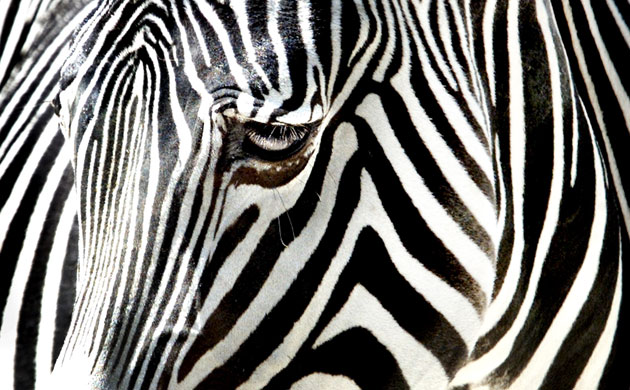
//> input picture Assignment 1/edge/edge detection.jpg, 630 x 390 px
$ ./main   (built with g++ and OpenCV 4)
//> lines starting //> are read from the running program, lines starting //| are printed output that depends on the picture
#include <opencv2/opencv.hpp>

using namespace cv;

void processImage4();
void processImage8();
void processImageUsingOpenCVFunctions();
void processImageGradient();
void displayGraphics();

Mat image, processedImage4, processedImage8, processedImageCV, processedGradient, kernel;
int kernel_size = 3;
int scale = 4;
int delta = 0;
int ddepth = -1;

int main(int argc, char *argv[])
{
  namedWindow("Image");
  namedWindow("Processed Image 4");
  namedWindow("Processed Image 8");
  namedWindow("Processed openCV");
  namedWindow("Processed Gradient");

//load the image
  if(argc > 1)
   image = imread(argv[1]);
 else
   image = imread("edge detection.jpg");
//> image is the input picture: 390 rows x 630 cols, CV_8UC3; mean B, G, R 115.1, 118.3, 119.7

 if(image.empty())
   exit(1);


 processImage4();
 processImage8();
 processImageUsingOpenCVFunctions();
 processImageGradient();
 displayGraphics();

 waitKey(0);
 return 0;
}

void displayGraphics()
{
  imshow("Image", image);
  imshow("Processed Image 4", processedImage4);
  imshow("Processed Image 8", processedImage8);
  imshow("Processed openCV", processedImageCV);
  imshow("Processed Gradient", processedGradient);
}

void processImageUsingOpenCVFunctions()
{
  GaussianBlur( image, processedImageCV, Size(kernel_size, kernel_size), 0, 0, BORDER_DEFAULT );
  cvtColor( processedImageCV, processedImageCV, CV_BGR2GRAY );
  Laplacian( processedImageCV, processedImageCV, ddepth, kernel_size, scale, delta, BORDER_DEFAULT );
  convertScaleAbs( processedImageCV, processedImageCV );
}

void processImage4()
{
    kernel = (Mat_<int>(3,3) << 0, -1, 0, -1, 4, -1, 0, -1, 0);
    cvtColor( image, processedImage4, CV_BGR2GRAY );
    filter2D(processedImage4, processedImage4, ddepth , kernel, Point( -1, -1 ), delta, BORDER_DEFAULT );
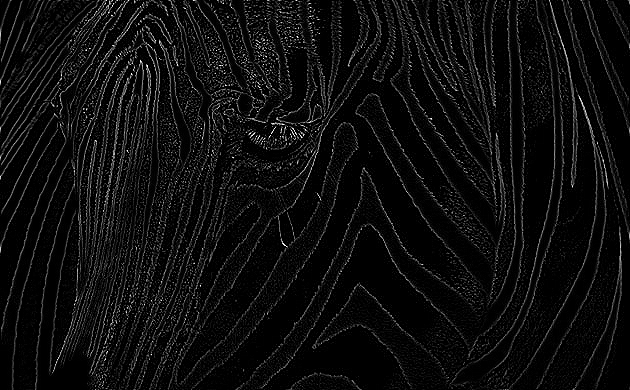
//> processedImage4: 390 rows x 630 cols, CV_8UC1; min 0, max 255, mean 14.1
}

void processImage8()
{
    kernel = (Mat_<int>(3,3) << 0, -1, 0, -1, 8, -1, 0, -1, 0);
    cvtColor( image, processedImage8, CV_BGR2GRAY );
    filter2D(processedImage8, processedImage8, ddepth , kernel, Point( -1, -1 ), delta, BORDER_DEFAULT );
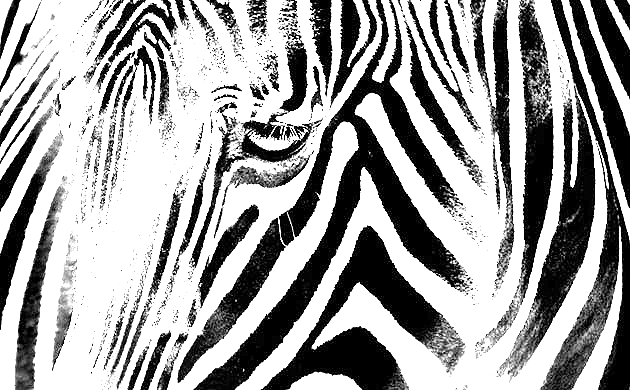
//> processedImage8: 390 rows x 630 cols, CV_8UC1; min 0, max 255, mean 161.4
//> in processImageUsingOpenCVFunctions, `cvtColor( processedImageCV, processedImageCV, CV_BGR2GRAY );`:
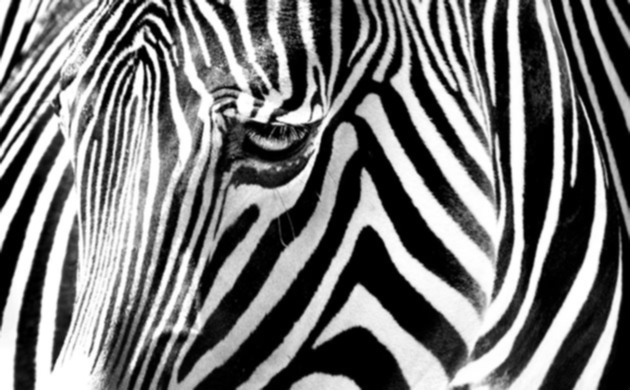
//> processedImageCV: 390 rows x 630 cols, CV_8UC1; min 0, max 255, mean 118.4
//> in processImageUsingOpenCVFunctions, `Laplacian( processedImageCV, processedImageCV, ddepth, kernel_size, sc..`:
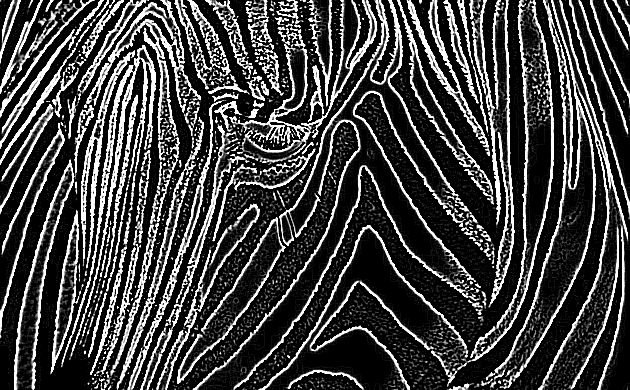
//> processedImageCV: 390 rows x 630 cols, CV_8UC1; min 0, max 255, mean 65.7
}

void processImageGradient()
{
    kernel = (Mat_<int>(3,3) << -1, 0, 1, -1, 0, 1, -1, 0, 1);
    cvtColor( image, processedGradient, CV_BGR2GRAY );
    filter2D(processedGradient, processedGradient, ddepth , kernel, Point( -1, -1 ), delta, BORDER_DEFAULT );
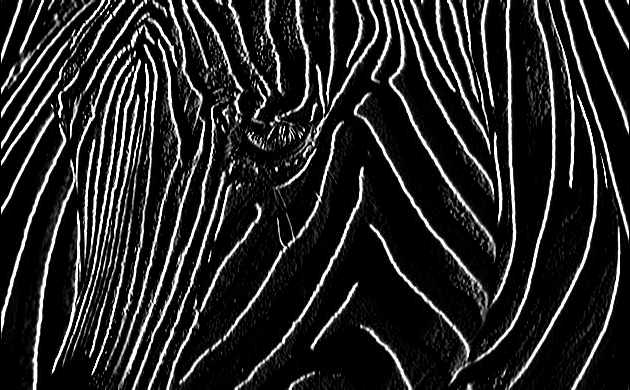
//> processedGradient: 390 rows x 630 cols, CV_8UC1; min 0, max 255, mean 39
}
